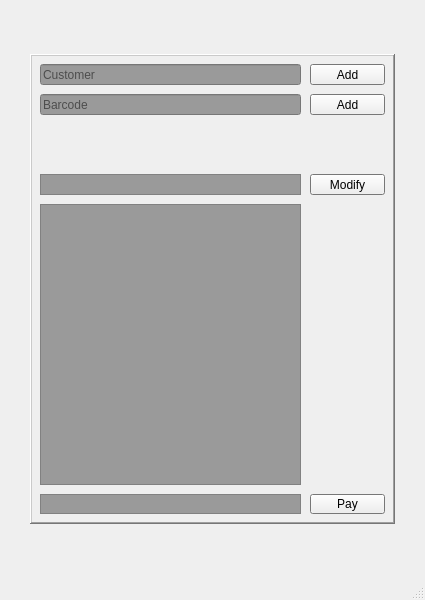
<?xml version="1.0" encoding="UTF-8"?>
<ui version="4.0">
 <class>MainWindow</class>
 <widget class="QMainWindow" name="MainWindow">
  <property name="geometry">
   <rect>
    <x>0</x>
    <y>0</y>
    <width>425</width>
    <height>600</height>
   </rect>
  </property>
  <property name="minimumSize">
   <size>
    <width>425</width>
    <height>600</height>
   </size>
  </property>
  <property name="windowTitle">
   <string>POS Application</string>
  </property>
  <widget class="QWidget" name="centralwidget">
   <layout class="QGridLayout" name="gridLayout">
    <item row="0" column="0">
     <widget class="QFrame" name="frame">
      <property name="enabled">
       <bool>true</bool>
      </property>
      <property name="sizePolicy">
       <sizepolicy hsizetype="Preferred" vsizetype="Preferred">
        <horstretch>0</horstretch>
        <verstretch>0</verstretch>
       </sizepolicy>
      </property>
      <property name="maximumSize">
       <size>
        <width>365</width>
        <height>470</height>
       </size>
      </property>
      <property name="palette">
       <palette>
        <active>
         <colorrole role="Base">
          <brush brushstyle="SolidPattern">
           <color alpha="255">
            <red>154</red>
            <green>154</green>
            <blue>154</blue>
           </color>
          </brush>
         </colorrole>
         <colorrole role="Window">
          <brush brushstyle="SolidPattern">
           <color alpha="255">
            <red>167</red>
            <green>167</green>
            <blue>167</blue>
           </color>
          </brush>
         </colorrole>
        </active>
        <inactive>
         <colorrole role="Base">
          <brush brushstyle="SolidPattern">
           <color alpha="255">
            <red>154</red>
            <green>154</green>
            <blue>154</blue>
           </color>
          </brush>
         </colorrole>
         <colorrole role="Window">
          <brush brushstyle="SolidPattern">
           <color alpha="255">
            <red>167</red>
            <green>167</green>
            <blue>167</blue>
           </color>
          </brush>
         </colorrole>
        </inactive>
        <disabled>
         <colorrole role="Base">
          <brush brushstyle="SolidPattern">
           <color alpha="255">
            <red>167</red>
            <green>167</green>
            <blue>167</blue>
           </color>
          </brush>
         </colorrole>
         <colorrole role="Window">
          <brush brushstyle="SolidPattern">
           <color alpha="255">
            <red>167</red>
            <green>167</green>
            <blue>167</blue>
           </color>
          </brush>
         </colorrole>
        </disabled>
       </palette>
      </property>
      <property name="cursor">
       <cursorShape>ArrowCursor</cursorShape>
      </property>
      <property name="frameShape">
       <enum>QFrame::WinPanel</enum>
      </property>
      <property name="frameShadow">
       <enum>QFrame::Raised</enum>
      </property>
      <property name="lineWidth">
       <number>1</number>
      </property>
      <widget class="QPushButton" name="PayButton">
       <property name="geometry">
        <rect>
         <x>280</x>
         <y>440</y>
         <width>75</width>
         <height>20</height>
        </rect>
       </property>
       <property name="cursor">
        <cursorShape>OpenHandCursor</cursorShape>
       </property>
       <property name="text">
        <string>Pay</string>
       </property>
      </widget>
      <widget class="QLineEdit" name="BarcodeInput">
       <property name="geometry">
        <rect>
         <x>10</x>
         <y>40</y>
         <width>261</width>
         <height>21</height>
        </rect>
       </property>
       <property name="placeholderText">
        <string>Barcode</string>
       </property>
      </widget>
      <widget class="QPushButton" name="AddToReceipt">
       <property name="geometry">
        <rect>
         <x>280</x>
         <y>40</y>
         <width>75</width>
         <height>21</height>
        </rect>
       </property>
       <property name="cursor">
        <cursorShape>OpenHandCursor</cursorShape>
       </property>
       <property name="text">
        <string>Add</string>
       </property>
      </widget>
      <widget class="QListWidget" name="Receipt">
       <property name="geometry">
        <rect>
         <x>10</x>
         <y>150</y>
         <width>261</width>
         <height>281</height>
        </rect>
       </property>
      </widget>
      <widget class="QLineEdit" name="CustomerLookup">
       <property name="geometry">
        <rect>
         <x>10</x>
         <y>10</y>
         <width>261</width>
         <height>21</height>
        </rect>
       </property>
       <property name="placeholderText">
        <string>Customer</string>
       </property>
      </widget>
      <widget class="QPushButton" name="AddCustomer">
       <property name="geometry">
        <rect>
         <x>280</x>
         <y>10</y>
         <width>75</width>
         <height>21</height>
        </rect>
       </property>
       <property name="cursor">
        <cursorShape>OpenHandCursor</cursorShape>
       </property>
       <property name="text">
        <string>Add</string>
       </property>
      </widget>
      <widget class="QListWidget" name="Customer">
       <property name="geometry">
        <rect>
         <x>10</x>
         <y>120</y>
         <width>261</width>
         <height>21</height>
        </rect>
       </property>
      </widget>
      <widget class="QListWidget" name="Total">
       <property name="geometry">
        <rect>
         <x>10</x>
         <y>440</y>
         <width>261</width>
         <height>20</height>
        </rect>
       </property>
      </widget>
      <widget class="QPushButton" name="ModifyCustomer">
       <property name="geometry">
        <rect>
         <x>280</x>
         <y>120</y>
         <width>75</width>
         <height>21</height>
        </rect>
       </property>
       <property name="cursor">
        <cursorShape>OpenHandCursor</cursorShape>
       </property>
       <property name="text">
        <string>Modify</string>
       </property>
      </widget>
     </widget>
    </item>
   </layout>
  </widget>
  <widget class="QMenuBar" name="menubar">
   <property name="geometry">
    <rect>
     <x>0</x>
     <y>0</y>
     <width>425</width>
     <height>21</height>
    </rect>
   </property>
  </widget>
  <widget class="QStatusBar" name="statusbar"/>
 </widget>
 <resources/>
 <connections/>
</ui>
